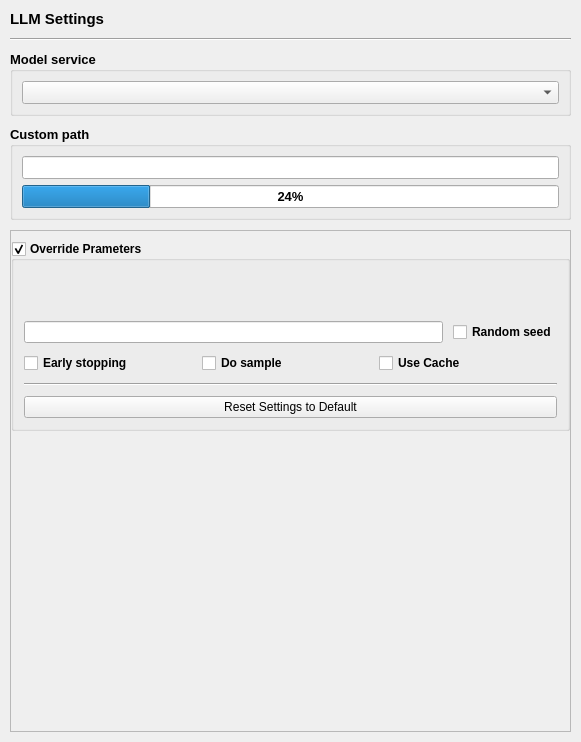
<?xml version="1.0" encoding="UTF-8"?>
<ui version="4.0">
 <class>llm_settings_widget</class>
 <widget class="QWidget" name="llm_settings_widget">
  <property name="geometry">
   <rect>
    <x>0</x>
    <y>0</y>
    <width>581</width>
    <height>742</height>
   </rect>
  </property>
  <property name="windowTitle">
   <string>Form</string>
  </property>
  <layout class="QGridLayout" name="gridLayout_4">
   <property name="leftMargin">
    <number>10</number>
   </property>
   <property name="topMargin">
    <number>10</number>
   </property>
   <property name="rightMargin">
    <number>10</number>
   </property>
   <property name="bottomMargin">
    <number>10</number>
   </property>
   <property name="horizontalSpacing">
    <number>0</number>
   </property>
   <property name="verticalSpacing">
    <number>10</number>
   </property>
   <item row="4" column="0">
    <widget class="QScrollArea" name="scrollArea">
     <property name="frameShadow">
      <enum>QFrame::Shadow::Plain</enum>
     </property>
     <property name="lineWidth">
      <number>0</number>
     </property>
     <property name="widgetResizable">
      <bool>true</bool>
     </property>
     <widget class="QWidget" name="scrollAreaWidgetContents">
      <property name="geometry">
       <rect>
        <x>0</x>
        <y>0</y>
        <width>559</width>
        <height>499</height>
       </rect>
      </property>
      <layout class="QGridLayout" name="gridLayout">
       <property name="leftMargin">
        <number>0</number>
       </property>
       <property name="topMargin">
        <number>0</number>
       </property>
       <property name="rightMargin">
        <number>0</number>
       </property>
       <property name="bottomMargin">
        <number>0</number>
       </property>
       <property name="horizontalSpacing">
        <number>0</number>
       </property>
       <property name="verticalSpacing">
        <number>10</number>
       </property>
       <item row="0" column="0">
        <widget class="QWidget" name="prompt_template_container" native="true">
         <layout class="QGridLayout" name="gridLayout_17">
          <property name="leftMargin">
           <number>0</number>
          </property>
          <property name="topMargin">
           <number>0</number>
          </property>
          <property name="rightMargin">
           <number>0</number>
          </property>
          <property name="bottomMargin">
           <number>0</number>
          </property>
          <property name="horizontalSpacing">
           <number>0</number>
          </property>
          <property name="verticalSpacing">
           <number>10</number>
          </property>
         </layout>
        </widget>
       </item>
       <item row="2" column="0">
        <spacer name="verticalSpacer">
         <property name="orientation">
          <enum>Qt::Orientation::Vertical</enum>
         </property>
         <property name="sizeHint" stdset="0">
          <size>
           <width>20</width>
           <height>263</height>
          </size>
         </property>
        </spacer>
       </item>
       <item row="1" column="0">
        <widget class="QGroupBox" name="override_parameters">
         <property name="font">
          <font>
           <pointsize>9</pointsize>
           <bold>true</bold>
          </font>
         </property>
         <property name="title">
          <string>Override Prameters</string>
         </property>
         <property name="checkable">
          <bool>true</bool>
         </property>
         <property name="checked">
          <bool>true</bool>
         </property>
         <layout class="QGridLayout" name="gridLayout_12">
          <property name="leftMargin">
           <number>10</number>
          </property>
          <property name="topMargin">
           <number>10</number>
          </property>
          <property name="rightMargin">
           <number>10</number>
          </property>
          <property name="bottomMargin">
           <number>10</number>
          </property>
          <property name="spacing">
           <number>10</number>
          </property>
          <item row="6" column="0">
           <widget class="QWidget" name="widget_19" native="true">
            <layout class="QGridLayout" name="gridLayout_2">
             <property name="leftMargin">
              <number>0</number>
             </property>
             <property name="topMargin">
              <number>0</number>
             </property>
             <property name="rightMargin">
              <number>0</number>
             </property>
             <property name="bottomMargin">
              <number>0</number>
             </property>
             <property name="horizontalSpacing">
              <number>10</number>
             </property>
             <property name="verticalSpacing">
              <number>0</number>
             </property>
             <item row="0" column="0">
              <widget class="QLineEdit" name="seed">
               <property name="minimumSize">
                <size>
                 <width>0</width>
                 <height>20</height>
                </size>
               </property>
              </widget>
             </item>
             <item row="0" column="1">
              <widget class="QCheckBox" name="random_seed">
               <property name="minimumSize">
                <size>
                 <width>0</width>
                 <height>20</height>
                </size>
               </property>
               <property name="text">
                <string>Random seed</string>
               </property>
              </widget>
             </item>
            </layout>
           </widget>
          </item>
          <item row="3" column="0">
           <layout class="QHBoxLayout" name="horizontalLayout_3">
            <property name="spacing">
             <number>10</number>
            </property>
            <item>
             <widget class="SliderWidget" name="length_penalty" native="true">
              <property name="sizePolicy">
               <sizepolicy hsizetype="Preferred" vsizetype="Preferred">
                <horstretch>0</horstretch>
                <verstretch>0</verstretch>
               </sizepolicy>
              </property>
              <property name="minimumSize">
               <size>
                <width>0</width>
                <height>0</height>
               </size>
              </property>
              <property name="slider_minimum" stdset="0">
               <number>-100</number>
              </property>
              <property name="slider_maximum" stdset="0">
               <number>1000</number>
              </property>
              <property name="spinbox_minimum" stdset="0">
               <double>0.000000000000000</double>
              </property>
              <property name="spinbox_maximum" stdset="0">
               <double>1.000000000000000</double>
              </property>
              <property name="display_as_float" stdset="0">
               <bool>true</bool>
              </property>
              <property name="settings_property" stdset="0">
               <string>llm_generator_settings.length_penalty</string>
              </property>
              <property name="slider_single_step" stdset="0">
               <number>1</number>
              </property>
              <property name="slider_page_step" stdset="0">
               <number>10</number>
              </property>
              <property name="spinbox_single_step" stdset="0">
               <double>0.010000000000000</double>
              </property>
              <property name="spinbox_page_step" stdset="0">
               <double>0.100000000000000</double>
              </property>
              <property name="label_text" stdset="0">
               <string>Length Penalty</string>
              </property>
             </widget>
            </item>
            <item>
             <widget class="SliderWidget" name="num_beams" native="true">
              <property name="sizePolicy">
               <sizepolicy hsizetype="Preferred" vsizetype="Preferred">
                <horstretch>0</horstretch>
                <verstretch>0</verstretch>
               </sizepolicy>
              </property>
              <property name="minimumSize">
               <size>
                <width>0</width>
                <height>0</height>
               </size>
              </property>
              <property name="slider_minimum" stdset="0">
               <number>1</number>
              </property>
              <property name="slider_maximum" stdset="0">
               <number>100</number>
              </property>
              <property name="spinbox_minimum" stdset="0">
               <double>0.000000000000000</double>
              </property>
              <property name="spinbox_maximum" stdset="0">
               <double>100.000000000000000</double>
              </property>
              <property name="display_as_float" stdset="0">
               <bool>false</bool>
              </property>
              <property name="settings_property" stdset="0">
               <string>llm_generator_settings.num_beams</string>
              </property>
              <property name="slider_single_step" stdset="0">
               <number>1</number>
              </property>
              <property name="slider_page_step" stdset="0">
               <number>10</number>
              </property>
              <property name="spinbox_single_step" stdset="0">
               <double>0.010000000000000</double>
              </property>
              <property name="spinbox_page_step" stdset="0">
               <double>0.100000000000000</double>
              </property>
              <property name="label_text" stdset="0">
               <string>Num Beams</string>
              </property>
             </widget>
            </item>
           </layout>
          </item>
          <item row="0" column="0">
           <layout class="QHBoxLayout" name="horizontalLayout">
            <property name="spacing">
             <number>10</number>
            </property>
            <property name="sizeConstraint">
             <enum>QLayout::SizeConstraint::SetDefaultConstraint</enum>
            </property>
            <item>
             <widget class="SliderWidget" name="top_p" native="true">
              <property name="sizePolicy">
               <sizepolicy hsizetype="Preferred" vsizetype="Preferred">
                <horstretch>0</horstretch>
                <verstretch>0</verstretch>
               </sizepolicy>
              </property>
              <property name="minimumSize">
               <size>
                <width>0</width>
                <height>0</height>
               </size>
              </property>
              <property name="slider_minimum" stdset="0">
               <number>1</number>
              </property>
              <property name="slider_maximum" stdset="0">
               <number>1000</number>
              </property>
              <property name="spinbox_minimum" stdset="0">
               <double>0.000000000000000</double>
              </property>
              <property name="spinbox_maximum" stdset="0">
               <double>1.000000000000000</double>
              </property>
              <property name="display_as_float" stdset="0">
               <bool>true</bool>
              </property>
              <property name="settings_property" stdset="0">
               <string>llm_generator_settings.top_p</string>
              </property>
              <property name="slider_single_step" stdset="0">
               <number>1</number>
              </property>
              <property name="slider_page_step" stdset="0">
               <number>10</number>
              </property>
              <property name="spinbox_single_step" stdset="0">
               <double>0.010000000000000</double>
              </property>
              <property name="spinbox_page_step" stdset="0">
               <double>0.100000000000000</double>
              </property>
              <property name="label_text" stdset="0">
               <string>Top P</string>
              </property>
             </widget>
            </item>
            <item>
             <widget class="SliderWidget" name="max_new_tokens" native="true">
              <property name="sizePolicy">
               <sizepolicy hsizetype="Preferred" vsizetype="Preferred">
                <horstretch>0</horstretch>
                <verstretch>0</verstretch>
               </sizepolicy>
              </property>
              <property name="minimumSize">
               <size>
                <width>0</width>
                <height>0</height>
               </size>
              </property>
              <property name="slider_minimum" stdset="0">
               <number>1</number>
              </property>
              <property name="slider_maximum" stdset="0">
               <number>2556</number>
              </property>
              <property name="spinbox_minimum" stdset="0">
               <double>1.000000000000000</double>
              </property>
              <property name="spinbox_maximum" stdset="0">
               <double>2556.000000000000000</double>
              </property>
              <property name="display_as_float" stdset="0">
               <bool>false</bool>
              </property>
              <property name="settings_property" stdset="0">
               <string>llm_generator_settings.max_new_tokens</string>
              </property>
              <property name="slider_single_step" stdset="0">
               <number>1</number>
              </property>
              <property name="slider_page_step" stdset="0">
               <number>2556</number>
              </property>
              <property name="spinbox_single_step" stdset="0">
               <number>1</number>
              </property>
              <property name="spinbox_page_step" stdset="0">
               <number>2556</number>
              </property>
              <property name="label_text" stdset="0">
               <string>Max New Tokens</string>
              </property>
             </widget>
            </item>
           </layout>
          </item>
          <item row="9" column="0">
           <widget class="Line" name="line">
            <property name="orientation">
             <enum>Qt::Orientation::Horizontal</enum>
            </property>
           </widget>
          </item>
          <item row="5" column="0">
           <layout class="QHBoxLayout" name="horizontalLayout_6">
            <property name="spacing">
             <number>10</number>
            </property>
            <item>
             <widget class="SliderWidget" name="sequences" native="true">
              <property name="sizePolicy">
               <sizepolicy hsizetype="Preferred" vsizetype="Preferred">
                <horstretch>0</horstretch>
                <verstretch>0</verstretch>
               </sizepolicy>
              </property>
              <property name="minimumSize">
               <size>
                <width>0</width>
                <height>0</height>
               </size>
              </property>
              <property name="slider_minimum" stdset="0">
               <number>1</number>
              </property>
              <property name="slider_maximum" stdset="0">
               <number>100</number>
              </property>
              <property name="spinbox_minimum" stdset="0">
               <double>0.000000000000000</double>
              </property>
              <property name="spinbox_maximum" stdset="0">
               <double>100.000000000000000</double>
              </property>
              <property name="display_as_float" stdset="0">
               <bool>false</bool>
              </property>
              <property name="settings_property" stdset="0">
               <string>llm_generator_settings.sequences</string>
              </property>
              <property name="slider_single_step" stdset="0">
               <number>1</number>
              </property>
              <property name="slider_page_step" stdset="0">
               <number>10</number>
              </property>
              <property name="spinbox_single_step" stdset="0">
               <double>0.010000000000000</double>
              </property>
              <property name="spinbox_page_step" stdset="0">
               <double>0.100000000000000</double>
              </property>
              <property name="label_text" stdset="0">
               <string>Sequences</string>
              </property>
             </widget>
            </item>
            <item>
             <widget class="SliderWidget" name="top_k" native="true">
              <property name="sizePolicy">
               <sizepolicy hsizetype="Preferred" vsizetype="Preferred">
                <horstretch>0</horstretch>
                <verstretch>0</verstretch>
               </sizepolicy>
              </property>
              <property name="minimumSize">
               <size>
                <width>0</width>
                <height>0</height>
               </size>
              </property>
              <property name="slider_minimum" stdset="0">
               <number>0</number>
              </property>
              <property name="slider_maximum" stdset="0">
               <number>256</number>
              </property>
              <property name="spinbox_minimum" stdset="0">
               <double>0.000000000000000</double>
              </property>
              <property name="spinbox_maximum" stdset="0">
               <double>256.000000000000000</double>
              </property>
              <property name="display_as_float" stdset="0">
               <bool>false</bool>
              </property>
              <property name="settings_property" stdset="0">
               <string>llm_generator_settings.top_k</string>
              </property>
              <property name="slider_single_step" stdset="0">
               <number>1</number>
              </property>
              <property name="slider_page_step" stdset="0">
               <number>10</number>
              </property>
              <property name="spinbox_single_step" stdset="0">
               <number>1</number>
              </property>
              <property name="spinbox_page_step" stdset="0">
               <number>10</number>
              </property>
              <property name="label_text" stdset="0">
               <string>Top K</string>
              </property>
             </widget>
            </item>
           </layout>
          </item>
          <item row="4" column="0">
           <layout class="QHBoxLayout" name="horizontalLayout_5">
            <property name="spacing">
             <number>10</number>
            </property>
            <item>
             <widget class="SliderWidget" name="ngram_size" native="true">
              <property name="sizePolicy">
               <sizepolicy hsizetype="Preferred" vsizetype="Preferred">
                <horstretch>0</horstretch>
                <verstretch>0</verstretch>
               </sizepolicy>
              </property>
              <property name="minimumSize">
               <size>
                <width>0</width>
                <height>0</height>
               </size>
              </property>
              <property name="slider_minimum" stdset="0">
               <number>0</number>
              </property>
              <property name="slider_maximum" stdset="0">
               <number>20</number>
              </property>
              <property name="spinbox_minimum" stdset="0">
               <double>0.000000000000000</double>
              </property>
              <property name="spinbox_maximum" stdset="0">
               <double>20.000000000000000</double>
              </property>
              <property name="display_as_float" stdset="0">
               <bool>false</bool>
              </property>
              <property name="settings_property" stdset="0">
               <string>llm_generator_settings.ngram_size</string>
              </property>
              <property name="slider_single_step" stdset="0">
               <number>1</number>
              </property>
              <property name="slider_page_step" stdset="0">
               <number>1</number>
              </property>
              <property name="spinbox_single_step" stdset="0">
               <double>1.000000000000000</double>
              </property>
              <property name="spinbox_page_step" stdset="0">
               <double>1.000000000000000</double>
              </property>
              <property name="label_text" stdset="0">
               <string>Ngram Size</string>
              </property>
             </widget>
            </item>
            <item>
             <widget class="SliderWidget" name="temperature" native="true">
              <property name="sizePolicy">
               <sizepolicy hsizetype="Preferred" vsizetype="Preferred">
                <horstretch>0</horstretch>
                <verstretch>0</verstretch>
               </sizepolicy>
              </property>
              <property name="minimumSize">
               <size>
                <width>0</width>
                <height>0</height>
               </size>
              </property>
              <property name="slider_minimum" stdset="0">
               <number>1</number>
              </property>
              <property name="slider_maximum" stdset="0">
               <number>10000</number>
              </property>
              <property name="spinbox_minimum" stdset="0">
               <double>0.000100000000000</double>
              </property>
              <property name="spinbox_maximum" stdset="0">
               <double>1.000000000000000</double>
              </property>
              <property name="display_as_float" stdset="0">
               <bool>true</bool>
              </property>
              <property name="settings_property" stdset="0">
               <string>llm_generator_settings.temperature</string>
              </property>
              <property name="slider_single_step" stdset="0">
               <number>1</number>
              </property>
              <property name="slider_page_step" stdset="0">
               <number>10</number>
              </property>
              <property name="spinbox_single_step" stdset="0">
               <double>0.010000000000000</double>
              </property>
              <property name="spinbox_page_step" stdset="0">
               <double>0.100000000000000</double>
              </property>
              <property name="label_text" stdset="0">
               <string>Temperature</string>
              </property>
             </widget>
            </item>
           </layout>
          </item>
          <item row="8" column="0">
           <layout class="QGridLayout" name="gridLayout_3">
            <property name="horizontalSpacing">
             <number>0</number>
            </property>
            <property name="verticalSpacing">
             <number>10</number>
            </property>
            <item row="0" column="0">
             <widget class="QCheckBox" name="early_stopping">
              <property name="text">
               <string>Early stopping</string>
              </property>
             </widget>
            </item>
            <item row="0" column="2">
             <widget class="QCheckBox" name="use_cache">
              <property name="text">
               <string>Use Cache</string>
              </property>
             </widget>
            </item>
            <item row="0" column="1">
             <widget class="QCheckBox" name="do_sample">
              <property name="text">
               <string>Do sample</string>
              </property>
             </widget>
            </item>
           </layout>
          </item>
          <item row="11" column="0">
           <widget class="QPushButton" name="pushButton">
            <property name="font">
             <font>
              <pointsize>9</pointsize>
              <bold>false</bold>
             </font>
            </property>
            <property name="text">
             <string>Reset Settings to Default</string>
            </property>
           </widget>
          </item>
          <item row="2" column="0">
           <layout class="QHBoxLayout" name="horizontalLayout_2">
            <property name="spacing">
             <number>10</number>
            </property>
            <item>
             <widget class="SliderWidget" name="repetition_penalty" native="true">
              <property name="sizePolicy">
               <sizepolicy hsizetype="Preferred" vsizetype="Preferred">
                <horstretch>0</horstretch>
                <verstretch>0</verstretch>
               </sizepolicy>
              </property>
              <property name="minimumSize">
               <size>
                <width>0</width>
                <height>0</height>
               </size>
              </property>
              <property name="slider_minimum" stdset="0">
               <number>1</number>
              </property>
              <property name="slider_maximum" stdset="0">
               <number>10000</number>
              </property>
              <property name="spinbox_minimum" stdset="0">
               <double>0.010000000000000</double>
              </property>
              <property name="spinbox_maximum" stdset="0">
               <double>100.000000000000000</double>
              </property>
              <property name="display_as_float" stdset="0">
               <bool>true</bool>
              </property>
              <property name="settings_property" stdset="0">
               <string>llm_generator_settings.repetition_penalty</string>
              </property>
              <property name="slider_single_step" stdset="0">
               <number>0</number>
              </property>
              <property name="slider_page_step" stdset="0">
               <number>1</number>
              </property>
              <property name="spinbox_single_step" stdset="0">
               <double>1.000000000000000</double>
              </property>
              <property name="spinbox_page_step" stdset="0">
               <double>10.000000000000000</double>
              </property>
              <property name="label_text" stdset="0">
               <string>Repetition Penalty</string>
              </property>
             </widget>
            </item>
            <item>
             <widget class="SliderWidget" name="min_length" native="true">
              <property name="sizePolicy">
               <sizepolicy hsizetype="Preferred" vsizetype="Preferred">
                <horstretch>0</horstretch>
                <verstretch>0</verstretch>
               </sizepolicy>
              </property>
              <property name="minimumSize">
               <size>
                <width>0</width>
                <height>0</height>
               </size>
              </property>
              <property name="slider_minimum" stdset="0">
               <number>1</number>
              </property>
              <property name="slider_maximum" stdset="0">
               <number>2556</number>
              </property>
              <property name="spinbox_minimum" stdset="0">
               <double>1.000000000000000</double>
              </property>
              <property name="spinbox_maximum" stdset="0">
               <double>2556.000000000000000</double>
              </property>
              <property name="display_as_float" stdset="0">
               <bool>false</bool>
              </property>
              <property name="settings_property" stdset="0">
               <string>llm_generator_settings.min_length</string>
              </property>
              <property name="slider_single_step" stdset="0">
               <number>1</number>
              </property>
              <property name="slider_page_step" stdset="0">
               <number>2556</number>
              </property>
              <property name="spinbox_single_step" stdset="0">
               <number>1</number>
              </property>
              <property name="spinbox_page_step" stdset="0">
               <number>2556</number>
              </property>
              <property name="label_text" stdset="0">
               <string>Min Length</string>
              </property>
             </widget>
            </item>
           </layout>
          </item>
         </layout>
        </widget>
       </item>
      </layout>
     </widget>
    </widget>
   </item>
   <item row="0" column="0">
    <widget class="QLabel" name="label_2">
     <property name="font">
      <font>
       <pointsize>11</pointsize>
       <bold>true</bold>
      </font>
     </property>
     <property name="text">
      <string>LLM Settings</string>
     </property>
    </widget>
   </item>
   <item row="1" column="0">
    <widget class="Line" name="line_2">
     <property name="orientation">
      <enum>Qt::Orientation::Horizontal</enum>
     </property>
    </widget>
   </item>
   <item row="2" column="0">
    <widget class="QGroupBox" name="groupBox">
     <property name="font">
      <font>
       <pointsize>10</pointsize>
       <bold>true</bold>
      </font>
     </property>
     <property name="title">
      <string>Model service</string>
     </property>
     <layout class="QVBoxLayout" name="verticalLayout">
      <property name="leftMargin">
       <number>9</number>
      </property>
      <property name="topMargin">
       <number>9</number>
      </property>
      <property name="rightMargin">
       <number>9</number>
      </property>
      <property name="bottomMargin">
       <number>9</number>
      </property>
      <item>
       <widget class="QComboBox" name="model_service"/>
      </item>
     </layout>
    </widget>
   </item>
   <item row="3" column="0">
    <widget class="QGroupBox" name="remote_model_path">
     <property name="font">
      <font>
       <pointsize>10</pointsize>
       <bold>true</bold>
      </font>
     </property>
     <property name="title">
      <string>Custom path</string>
     </property>
     <layout class="QVBoxLayout" name="verticalLayout_2">
      <property name="leftMargin">
       <number>9</number>
      </property>
      <property name="topMargin">
       <number>9</number>
      </property>
      <property name="rightMargin">
       <number>9</number>
      </property>
      <property name="bottomMargin">
       <number>9</number>
      </property>
      <item>
       <widget class="QLineEdit" name="model_path"/>
      </item>
      <item>
       <widget class="QProgressBar" name="progressBar">
        <property name="value">
         <number>24</number>
        </property>
       </widget>
      </item>
     </layout>
    </widget>
   </item>
  </layout>
 </widget>
 <customwidgets>
  <customwidget>
   <class>SliderWidget</class>
   <extends>QWidget</extends>
   <header>airunner/gui/widgets/slider/slider_widget</header>
   <container>1</container>
  </customwidget>
 </customwidgets>
 <tabstops>
  <tabstop>seed</tabstop>
  <tabstop>random_seed</tabstop>
 </tabstops>
 <resources/>
 <connections>
  <connection>
   <sender>override_parameters</sender>
   <signal>toggled(bool)</signal>
   <receiver>llm_settings_widget</receiver>
   <slot>override_parameters_toggled(bool)</slot>
   <hints>
    <hint type="sourcelabel">
     <x>146</x>
     <y>415</y>
    </hint>
    <hint type="destinationlabel">
     <x>120</x>
     <y>0</y>
    </hint>
   </hints>
  </connection>
  <connection>
   <sender>early_stopping</sender>
   <signal>toggled(bool)</signal>
   <receiver>llm_settings_widget</receiver>
   <slot>early_stopping_toggled(bool)</slot>
   <hints>
    <hint type="sourcelabel">
     <x>191</x>
     <y>419</y>
    </hint>
    <hint type="destinationlabel">
     <x>1</x>
     <y>501</y>
    </hint>
   </hints>
  </connection>
  <connection>
   <sender>pushButton</sender>
   <signal>clicked()</signal>
   <receiver>llm_settings_widget</receiver>
   <slot>reset_settings_to_default_clicked()</slot>
   <hints>
    <hint type="sourcelabel">
     <x>413</x>
     <y>466</y>
    </hint>
    <hint type="destinationlabel">
     <x>437</x>
     <y>0</y>
    </hint>
   </hints>
  </connection>
  <connection>
   <sender>do_sample</sender>
   <signal>toggled(bool)</signal>
   <receiver>llm_settings_widget</receiver>
   <slot>do_sample_toggled(bool)</slot>
   <hints>
    <hint type="sourcelabel">
     <x>378</x>
     <y>419</y>
    </hint>
    <hint type="destinationlabel">
     <x>1</x>
     <y>427</y>
    </hint>
   </hints>
  </connection>
  <connection>
   <sender>use_cache</sender>
   <signal>clicked(bool)</signal>
   <receiver>llm_settings_widget</receiver>
   <slot>toggle_use_cache(bool)</slot>
   <hints>
    <hint type="sourcelabel">
     <x>565</x>
     <y>419</y>
    </hint>
    <hint type="destinationlabel">
     <x>851</x>
     <y>825</y>
    </hint>
   </hints>
  </connection>
  <connection>
   <sender>model_service</sender>
   <signal>currentTextChanged(QString)</signal>
   <receiver>llm_settings_widget</receiver>
   <slot>on_model_service_currentTextChanged(QString)</slot>
   <hints>
    <hint type="sourcelabel">
     <x>281</x>
     <y>94</y>
    </hint>
    <hint type="destinationlabel">
     <x>191</x>
     <y>-12</y>
    </hint>
   </hints>
  </connection>
  <connection>
   <sender>model_path</sender>
   <signal>textChanged(QString)</signal>
   <receiver>llm_settings_widget</receiver>
   <slot>on_model_path_textChanged(QString)</slot>
   <hints>
    <hint type="sourcelabel">
     <x>47</x>
     <y>161</y>
    </hint>
    <hint type="destinationlabel">
     <x>388</x>
     <y>-13</y>
    </hint>
   </hints>
  </connection>
 </connections>
 <slots>
  <slot>prompt_text_changed(QString)</slot>
  <slot>botname_text_changed(QString)</slot>
  <slot>username_text_changed(QString)</slot>
  <slot>model_version_changed(QString)</slot>
  <slot>random_seed_toggled(bool)</slot>
  <slot>response_text_changed(QString)</slot>
  <slot>seed_changed(QString)</slot>
  <slot>suffix_text_changed()</slot>
  <slot>prefix_text_changed()</slot>
  <slot>action_button_clicked_send()</slot>
  <slot>action_button_clicked_generate_characters()</slot>
  <slot>action_button_clicked_clear_conversation()</slot>
  <slot>message_type_text_changed(QString)</slot>
  <slot>personality_type_changed(QString)</slot>
  <slot>toggled_4bit(bool)</slot>
  <slot>toggled_8bit(bool)</slot>
  <slot>toggled_16bit(bool)</slot>
  <slot>toggled_32bit(bool)</slot>
  <slot>do_sample_toggled(bool)</slot>
  <slot>early_stopping_toggled(bool)</slot>
  <slot>model_text_changed(QString)</slot>
  <slot>reset_settings_to_default_clicked()</slot>
  <slot>use_gpu_toggled(bool)</slot>
  <slot>override_parameters_toggled(bool)</slot>
  <slot>toggled_2bit(bool)</slot>
  <slot>toggle_leave_model_in_vram(bool)</slot>
  <slot>toggle_unload_model(bool)</slot>
  <slot>toggle_move_model_to_cpu(bool)</slot>
  <slot>prompt_template_text_changed(QString)</slot>
  <slot>bot_personality_changed()</slot>
  <slot>enable_manual_tools()</slot>
  <slot>enable_automatic_tools()</slot>
  <slot>toggle_use_cache(bool)</slot>
  <slot>on_model_service_currentTextChanged(QString)</slot>
  <slot>on_model_path_textChanged(QString)</slot>
 </slots>
</ui>
